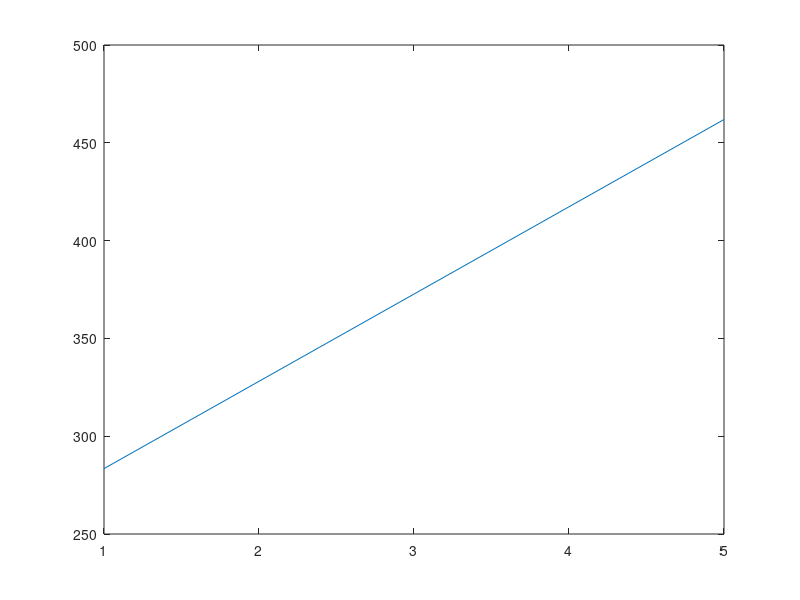

This figure's MATLAB source: (Note: this script raises an error after producing the figure.)
clc
x(1,1)=283.44;
x(2,1)=328.06;
x(3,1)=372.67;
x(4,1)=417.29;
x(5,1)=461.90;
plot(x)
y=(1:length(x))';


f = fittype('a*x+b');
[c,gof] = fit(x,y,f)